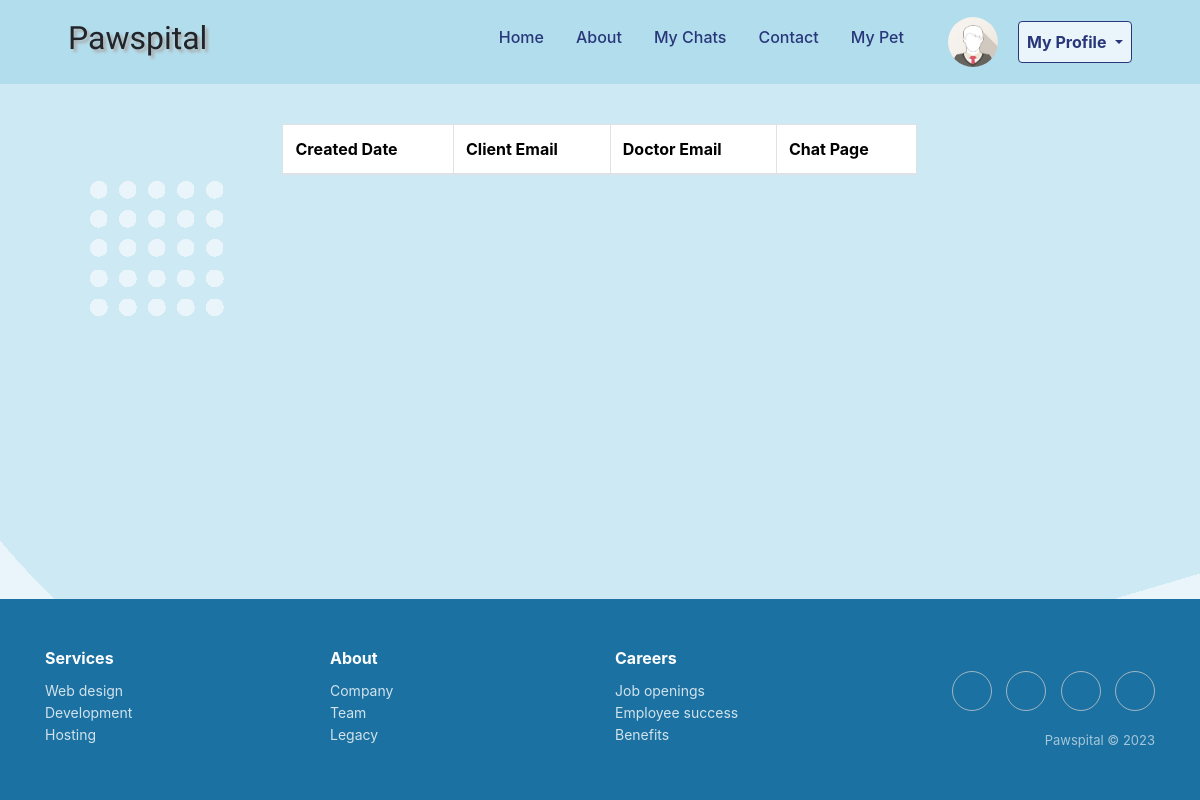
Before: /my_chats (signed in) with the older database file.
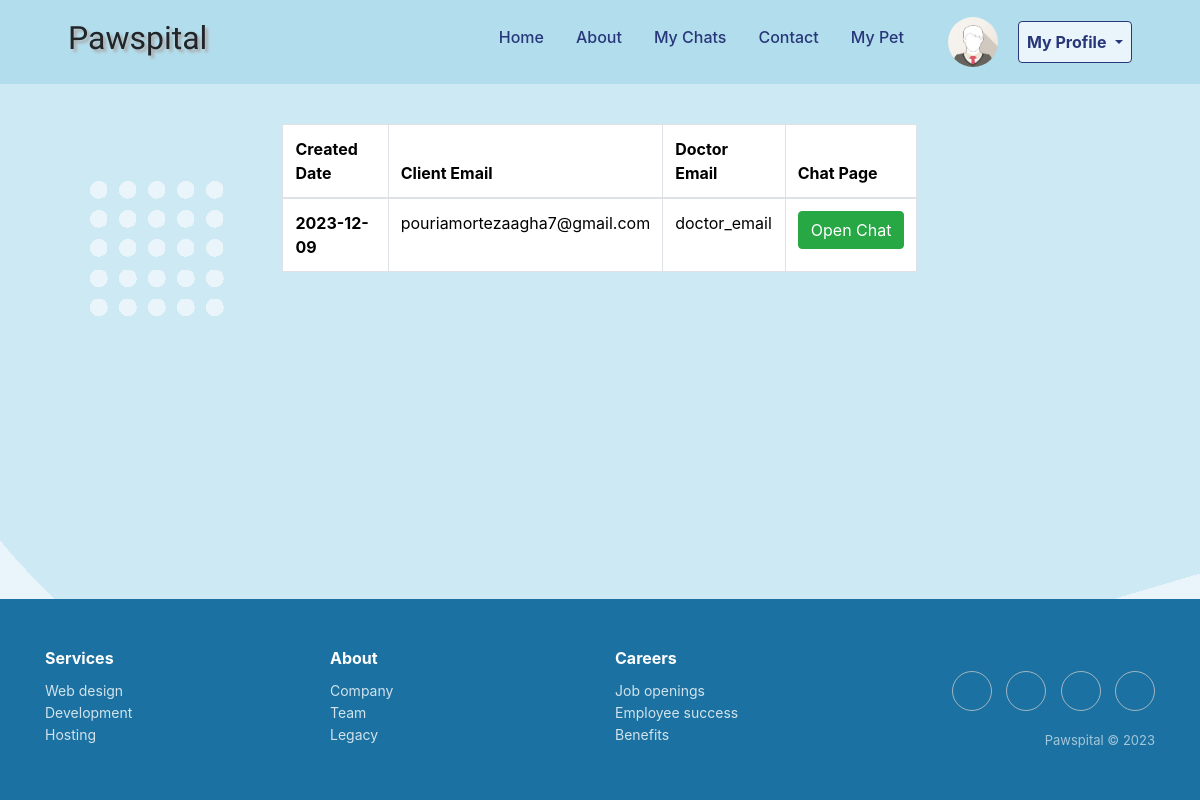
After: the same page with the newer database file.
### app/models/paid_chats.py (models this page shows, shortened)
class PaidChats(db.Model):
    id = db.Column(db.Integer, primary_key=True)
    user = db.Column(db.String(100))
    doctor_email = db.Column(db.String(100))
    timestamp = db.Column(db.DateTime, default=datetime.utcnow)

### app/main/routes.py (the view)
@bp.route('/my_chats')
@login_required
def my_chats():
    paid_chats = PaidChats.query.filter_by(user=session['email']).order_by(PaidChats.timestamp).all()
    return render_template('paid_chats.html', paid_chats=paid_chats)

### app/templates/paid_chats.html
{% extends 'base.html' %}
{% block content %}
    <div class="row mt-2">
        <div class="col-md-10 offset-lg-1">
            <table class="table table-bordered">
                <thead>
                <tr>
                    <th scope="col">Created Date</th>
                    <th scope="col">Client Email</th>
                    <th scope="col">Doctor Email</th>
                    <th scope="col">Chat Page</th>
                </tr>
                </thead>
                <tbody>
                    {% for paid_chat in paid_chats %}
                        <tr>
                            <th scope="row">{{ paid_chat.timestamp.strftime("%Y-%m-%d") }}</th>
                            <td>{{ paid_chat.user }}</td>
                            <td>{{ paid_chat.doctor_email }}</td>
                            <td><a href="{{ url_for('chat.paid_room') }}"><button type="button" class="btn btn-success">Open Chat</button></a></td>
                        </tr>
                    {% endfor %}
                </tbody>
            </table>
        </div>
    </div>
{% endblock %}

### app/templates/base.html (shortened to what this page needs)
<!DOCTYPE html>
<html lang="en">
    <head>
        <link href="/static/styles.css" rel="stylesheet"/>
        <link href="https://cdn.jsdelivr.net/npm/bootstrap@5.3.2/dist/css/bootstrap.min.css" rel="stylesheet">
        <link rel="stylesheet" href="https://maxcdn.bootstrapcdn.com/font-awesome/4.7.0/css/font-awesome.min.css">
        <link rel="stylesheet"
              href="https://cdnjs.cloudflare.com/ajax/libs/twitter-bootstrap/4.1.3/css/bootstrap.min.css">
        <link rel="stylesheet" href="https://cdnjs.cloudflare.com/ajax/libs/ionicons/2.0.1/css/ionicons.min.css">
    </head>
    <body>
    <div class="page-container">
        <div class="content-wrap">
            <nav class="navbar navbar-expand-lg navbar-light sticky-top custom-navbar">
                <div class="container-fluid mx-5 p-1">
                    <div><h2 class="font-effect-shadow-multiple"
                             style="font-family:Sofia;text-shadow: 3px 3px 3px #ababab;">Pawspital</h2></div>
                    <div class="collapse navbar-collapse justify-content-end mx-4" id="navbarNav">
                        {% if current_user.is_authenticated %}
                            <ul class="navbar-nav">
                                <li class="nav-item">
                                    <a class="nav-link px-3" href="{{ url_for('main.index') }}"><h6>Home</h6></a>
                                </li>
                                <li class="nav-item">
                                    <a class="nav-link px-3" href="{{ url_for('main.about') }}"><h6>About</h6></a>
                                </li>
                                <li class="nav-item">
                                    <a class="nav-link px-3" href="{{ url_for('main.my_chats') }}"><h6>My Chats</h6></a>
                                </li>
                                <li class="nav-item">
                                    <a class="nav-link px-3" href="{{ url_for('main.contact') }}"><h6>Contact</h6></a>
                                </li>
                                <li class="nav-item">
                                    <a class="nav-link px-3" href="{{ url_for('pet_profile.pet_profile') }}"><h6>My
                                        Pet</h6></a>
                                </li>
                            </ul>
                            </div>
                            <a class="navbar-brand px-1" href="{{ url_for('user_profile.user_profile') }}"><img
                                    src="/static/logo.png" alt="Avatar Logo" style="width:50px;"
                                    class="rounded-pill"></a>
                            <div class="dropdown">
                                <button type="button" class="btn btn-primary dropdown-toggle p-2"
                                        data-bs-toggle="dropdown">
                                    <strong>My Profile</strong>
                                </button>
                            </div>
                        {% endif %}
                </div>
            </nav>
            <section class="py-xxl-10 pb-0" id="home">
                <div class="container-fluid mt-3">
                    <div class="row">
                        <div class="col-lg-2"></div>
                        <div class="col-lg-8 p-3" style="min-height: 320px;">
                            {% block content %} {% endblock %}
                        </div>
                        <div class="col-lg-2"></div>
                    </div>
                </div>
            </section>
        </div>
        <div class="footer-clean">
            <footer>
                <div class="container">
                    <div class="row justify-content-center">
                        <div class="col-sm-4 col-md-3 item">
                            <h3>Services</h3>
                            <ul>
                                <li><a href="#">Web design</a></li>
                                <li><a href="#">Development</a></li>
                                <li><a href="#">Hosting</a></li>
                            </ul>
                        </div>
                        <div class="col-sm-4 col-md-3 item">
                            <h3>About</h3>
                            <ul>
                                <li><a href="#">Company</a></li>
                                <li><a href="#">Team</a></li>
                                <li><a href="#">Legacy</a></li>
                            </ul>
                        </div>
                        <div class="col-sm-4 col-md-3 item">
                            <h3>Careers</h3>
                            <ul>
                                <li><a href="#">Job openings</a></li>
                                <li><a href="#">Employee success</a></li>
                                <li><a href="#">Benefits</a></li>
                            </ul>
                        </div>
                        <div class="col-lg-3 item social">
                            <a href="#"></a>
                            <a href="#"></a>
                            <a href="#"></a>
                            <a href="#"></a>
                            <p class="copyright">Pawspital © 2023</p>
                        </div>
                    </div>
                </div>
            </footer>
        </div>
    </div>
    </body>
</html>

### app/static/styles.css (style rules this page uses)
* { margin: 0; padding: 0; box-sizing: border-box; }
html, body { min-height: 100%; height: auto; }
body { background: url('hero-bg.png') no-repeat scroll, #e9f5fa !important; background-size: 100% auto; }
.custom-navbar { background-color: #b2dded; }
.nav-link { color: #283779 !important; }
.btn-primary { background-color: #e9f5fa !important; border-color: #283779 !important; color: #283779 !important; }
.footer-clean { padding: 50px 0; background-color: #1b71a1; color: white; }
.footer-clean h3 { margin-top: 0; margin-bottom: 12px; font-weight: bold; font-size: 16px; }
.footer-clean ul { padding: 0; list-style: none; line-height: 1.6; font-size: 14px; margin-bottom: 0; }
.footer-clean ul a { color: inherit; text-decoration: none; opacity: 0.8; }
.footer-clean .item.social { text-align: right; }
.footer-clean .item.social > a { font-size: 24px; width: 40px; height: 40px; line-height: 40px; display: inline-block; text-align: center; border-radius: 50%; border: 1px solid #ccc; margin-left: 10px; margin-top: 22px; color: inherit; opacity: 0.75; }
.footer-clean .copyright { margin-top: 14px; margin-bottom: 0; font-size: 13px; opacity: 0.6; }
.page-container { display: flex; flex-direction: column; min-height: 100vh; }
.content-wrap { flex: 1; }

Changed rows visible on the page:
added PaidChats: timestamp "2023-12-09", user "pouriamortezaagha7@gmail.com", doctor_email "doctor_email"
